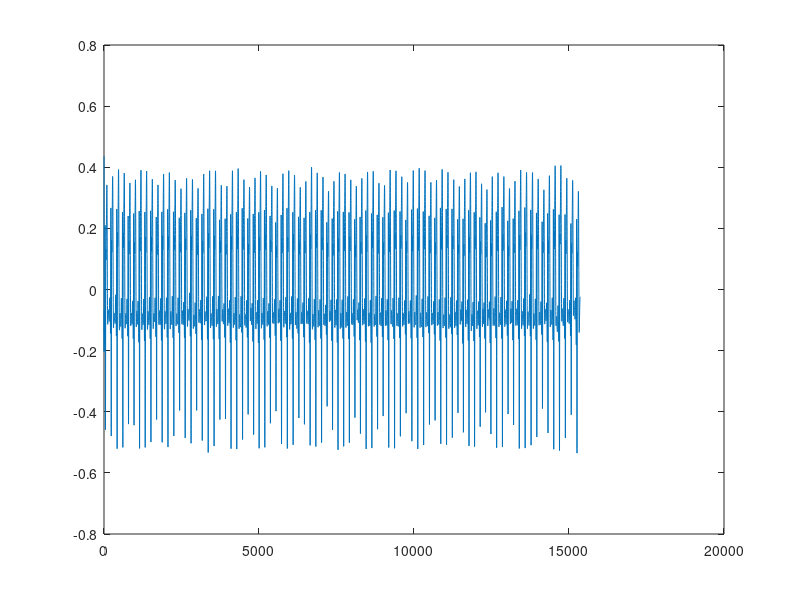

Reproduce this figure in MATLAB.
clear all; close all; clc;

%%심전도 그리기 (샘플링 주파수 256hz)
load ECG_data_example;

figure;
plot(data);

fs = 256;
x = 1:1:length(data); 
x = x/fs; 

